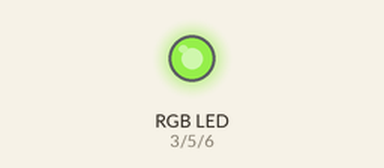
Recording of a sketch running on a simulated Arduino Uno, built with avr-gcc and run on an emulated ATmega328P. Parts: an RGB LED mixed from three pins (HIGH = lit).

Above: at 0.1 s.
Timing chart, 0 to 1.6 s (numbered marks = the images above):
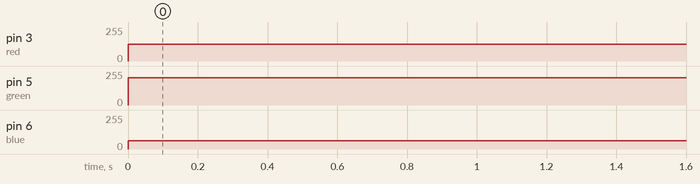

The sketch:

z30_rgb_mix_colors1.ino
```cpp
// C++ code
//
int red = 3;
int green = 5;
int blue = 6;

void setup()
{
  pinMode(red, OUTPUT);
  pinMode(green, OUTPUT);
  pinMode(blue, OUTPUT);
  digitalWrite(red, LOW);
  digitalWrite(green, LOW);
  digitalWrite(blue, LOW);
}

void loop()
{
  analogWrite(red, 255/2);
  analogWrite(green, 0.8 * 255);
  analogWrite(blue, 0.25 *255);


}
```

Measured:
- by itself, pin 3 (red): 0/255 → 127/255 at 0.00 s
- by itself, pin 5 (green): 0/255 → 204/255 at 0.00 s
- by itself, pin 6 (blue): 0/255 → 63/255 at 0.00 s
